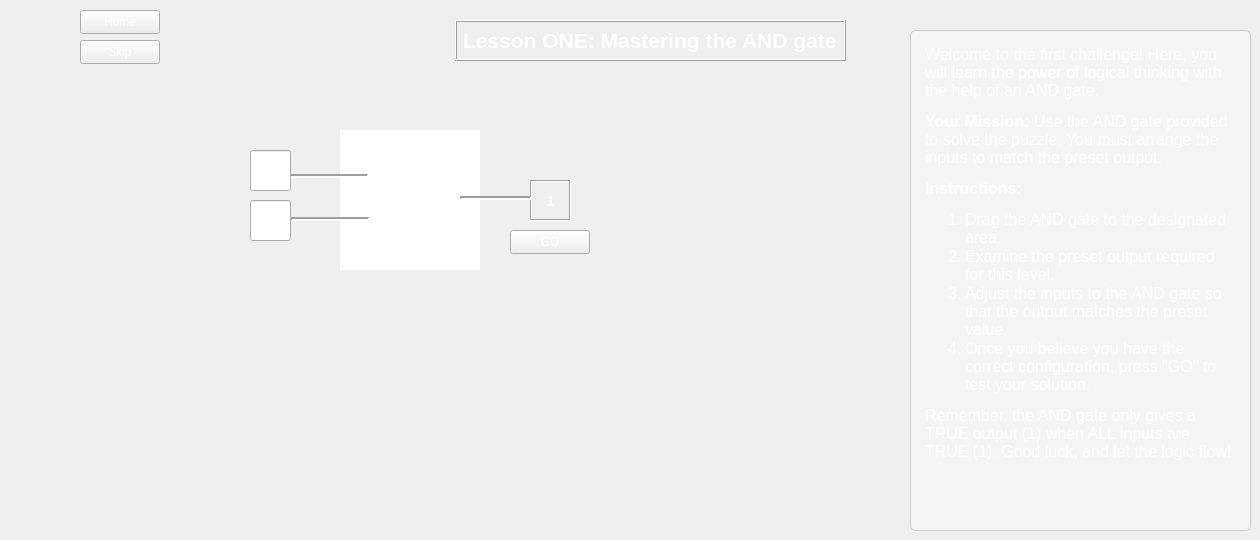
   <widget class="QWidget" name="level1">
    <property name="styleSheet">
     <string notr="true">color: white;</string>
    </property>
    <widget class="QLabel" name="label_2">
     <property name="geometry">
      <rect>
       <x>455</x>
       <y>20</y>
       <width>391</width>
       <height>41</height>
      </rect>
     </property>
     <property name="font">
      <font>
       <pointsize>16</pointsize>
       <bold>true</bold>
      </font>
     </property>
     <property name="styleSheet">
      <string notr="true">text: center;
text-size: 50px; </string>
     </property>
     <property name="frameShape">
      <enum>QFrame::Box</enum>
     </property>
     <property name="frameShadow">
      <enum>QFrame::Raised</enum>
     </property>
     <property name="text">
      <string>Lesson ONE: Mastering the AND gate</string>
     </property>
     <property name="textFormat">
      <enum>Qt::MarkdownText</enum>
     </property>
    </widget>
    <widget class="QPushButton" name="goButtonLevelOne">
     <property name="geometry">
      <rect>
       <x>510</x>
       <y>230</y>
       <width>80</width>
       <height>24</height>
      </rect>
     </property>
     <property name="text">
      <string>GO</string>
     </property>
    </widget>
    <widget class="CustomLineEdit" name="levelOneInput1">
     <property name="geometry">
      <rect>
       <x>250</x>
       <y>150</y>
       <width>41</width>
       <height>41</height>
      </rect>
     </property>
     <property name="alignment">
      <set>Qt::AlignCenter</set>
     </property>
    </widget>
    <widget class="CustomLineEdit" name="levelOneInput2">
     <property name="geometry">
      <rect>
       <x>250</x>
       <y>200</y>
       <width>41</width>
       <height>41</height>
      </rect>
     </property>
     <property name="alignment">
      <set>Qt::AlignCenter</set>
     </property>
    </widget>
    <widget class="QLabel" name="label">
     <property name="geometry">
      <rect>
       <x>530</x>
       <y>180</y>
       <width>41</width>
       <height>41</height>
      </rect>
     </property>
     <property name="font">
      <font>
       <pointsize>11</pointsize>
       <bold>true</bold>
      </font>
     </property>
     <property name="styleSheet">
      <string notr="true">border-color: rgb(255, 255, 255);
color: rgb(255, 255, 255);</string>
     </property>
     <property name="frameShape">
      <enum>QFrame::Box</enum>
     </property>
     <property name="frameShadow">
      <enum>QFrame::Sunken</enum>
     </property>
     <property name="text">
      <string>1</string>
     </property>
     <property name="alignment">
      <set>Qt::AlignCenter</set>
     </property>
    </widget>
    <widget class="Line" name="line">
     <property name="geometry">
      <rect>
       <x>290</x>
       <y>168</y>
       <width>78</width>
       <height>16</height>
      </rect>
     </property>
     <property name="frameShadow">
      <enum>QFrame::Sunken</enum>
     </property>
     <property name="lineWidth">
      <number>2</number>
     </property>
     <property name="orientation">
      <enum>Qt::Horizontal</enum>
     </property>
    </widget>
    <widget class="Line" name="line_2">
     <property name="geometry">
      <rect>
       <x>291</x>
       <y>211</y>
       <width>78</width>
       <height>16</height>
      </rect>
     </property>
     <property name="frameShadow">
      <enum>QFrame::Sunken</enum>
     </property>
     <property name="lineWidth">
      <number>2</number>
     </property>
     <property name="orientation">
      <enum>Qt::Horizontal</enum>
     </property>
    </widget>
    <widget class="QPushButton" name="homeButton">
     <property name="geometry">
      <rect>
       <x>80</x>
       <y>10</y>
       <width>80</width>
       <height>24</height>
      </rect>
     </property>
     <property name="text">
      <string>Home</string>
     </property>
    </widget>
    <widget class="QPushButton" name="skipButton">
     <property name="geometry">
      <rect>
       <x>80</x>
       <y>40</y>
       <width>80</width>
       <height>24</height>
      </rect>
     </property>
     <property name="text">
      <string>Skip</string>
     </property>
    </widget>
    <widget class="Custom_GraphicsView" name="gateOneLevel1">
     <property name="geometry">
      <rect>
       <x>340</x>
       <y>130</y>
       <width>140</width>
       <height>140</height>
      </rect>
     </property>
     <property name="frameShape">
      <enum>QFrame::NoFrame</enum>
     </property>
     <property name="lineWidth">
      <number>1</number>
     </property>
    </widget>
    <widget class="Line" name="line_3">
     <property name="geometry">
      <rect>
       <x>460</x>
       <y>190</y>
       <width>71</width>
       <height>16</height>
      </rect>
     </property>
     <property name="frameShadow">
      <enum>QFrame::Sunken</enum>
     </property>
     <property name="lineWidth">
      <number>2</number>
     </property>
     <property name="orientation">
      <enum>Qt::Horizontal</enum>
     </property>
    </widget>
    <widget class="QTextBrowser" name="textBrowser">
     <property name="geometry">
      <rect>
       <x>910</x>
       <y>30</y>
       <width>341</width>
       <height>501</height>
      </rect>
     </property>
     <property name="styleSheet">
      <string notr="true">QTextBrowser {
  background-color: #f5f5f5; /* Light grey background */
  color: #333333; /* Dark grey text */
  border: 1px solid #cccccc; /* Light grey border */
  border-radius: 5px; /* Rounded corners */
  padding: 10px; /* Spacing between text and border */
  font-family: 'Segoe UI'; /* Modern font */
  font-size: 12pt; /* Font size */
}

QTextBrowser::hover {
  border-color: #a0a0a0; /* Darker border on hover */
}

QTextBrowser QScrollBar:vertical {
  border: none;
  background: #e0e0e0; /* Scrollbar track color */
  width: 10px; /* Width of the scrollbar */
  margin: 10px 0 10px 0; /* Top and bottom margin */
  border-radius: 4px; /* Rounded corners for scrollbar */
}

QTextBrowser QScrollBar::handle:vertical {
  background: #a5d6a7; /* Color of the scrollbar handle */
  min-height: 20px; /* Minimum handle size */
  border-radius: 4px; /* Rounded corners for handle */
}

QTextBrowser QScrollBar::handle:vertical:hover {
  background: #81c784; /* Scrollbar handle color when hovered */
}

QTextBrowser QScrollBar::add-line:vertical,
QTextBrowser QScrollBar::sub-line:vertical {
  border: none;
  background: none; /* No arrows at the top and bottom */
}

QTextBrowser QScrollBar::add-page:vertical,
QTextBrowser QScrollBar::sub-page:vertical {
  background: none; /* No background for the area between handle and buttons */
}</string>
     </property>
     <property name="html">
      <string>&lt;!DOCTYPE HTML PUBLIC &quot;-//W3C//DTD HTML 4.0//EN&quot; &quot;http://www.w3.org/TR/REC-html40/strict.dtd&quot;&gt;
&lt;html&gt;&lt;head&gt;&lt;meta name=&quot;qrichtext&quot; content=&quot;1&quot; /&gt;&lt;meta charset=&quot;utf-8&quot; /&gt;&lt;style type=&quot;text/css&quot;&gt;
p, li { white-space: pre-wrap; }
hr { height: 1px; border-width: 0; }
li.unchecked::marker { content: &quot;\2610&quot;; }
li.checked::marker { content: &quot;\2612&quot;; }
&lt;/style&gt;&lt;/head&gt;&lt;body style=&quot; font-family:'Segoe UI'; font-size:12pt; font-weight:400; font-style:normal;&quot;&gt;
&lt;p style=&quot; margin-top:12px; margin-bottom:12px; margin-left:0px; margin-right:0px; -qt-block-indent:0; text-indent:0px;&quot;&gt;&lt;span style=&quot; color:#ffffff;&quot;&gt;Welcome to the first challenge! Here, you will learn the power of logical thinking with the help of an AND gate.&lt;/span&gt;&lt;/p&gt;
&lt;p style=&quot; margin-top:12px; margin-bottom:12px; margin-left:0px; margin-right:0px; -qt-block-indent:0; text-indent:0px;&quot;&gt;&lt;span style=&quot; font-weight:700; color:#ffffff;&quot;&gt;Your Mission:&lt;/span&gt;&lt;span style=&quot; color:#ffffff;&quot;&gt; Use the AND gate provided to solve the puzzle. You must arrange the inputs to match the preset output.&lt;/span&gt;&lt;/p&gt;
&lt;p style=&quot; margin-top:12px; margin-bottom:12px; margin-left:0px; margin-right:0px; -qt-block-indent:0; text-indent:0px;&quot;&gt;&lt;span style=&quot; font-weight:700; color:#ffffff;&quot;&gt;Instructions:&lt;/span&gt;&lt;/p&gt;
&lt;ol style=&quot;margin-top: 0px; margin-bottom: 0px; margin-left: 0px; margin-right: 0px; -qt-list-indent: 1;&quot;&gt;
&lt;li style=&quot; color:#ffffff;&quot; style=&quot; margin-top:12px; margin-bottom:0px; margin-left:0px; margin-right:0px; -qt-block-indent:0; text-indent:0px;&quot;&gt;Drag the AND gate to the designated area.&lt;/li&gt;
&lt;li style=&quot; color:#ffffff;&quot; style=&quot; margin-top:0px; margin-bottom:0px; margin-left:0px; margin-right:0px; -qt-block-indent:0; text-indent:0px;&quot;&gt;Examine the preset output required for this level.&lt;/li&gt;
&lt;li style=&quot; color:#ffffff;&quot; style=&quot; margin-top:0px; margin-bottom:0px; margin-left:0px; margin-right:0px; -qt-block-indent:0; text-indent:0px;&quot;&gt;Adjust the inputs to the AND gate so that the output matches the preset value.&lt;/li&gt;
&lt;li style=&quot; color:#ffffff;&quot; style=&quot; margin-top:0px; margin-bottom:12px; margin-left:0px; margin-right:0px; -qt-block-indent:0; text-indent:0px;&quot;&gt;Once you believe you have the correct configuration, press &amp;quot;GO&amp;quot; to test your solution.&lt;/li&gt;&lt;/ol&gt;
&lt;p style=&quot; margin-top:12px; margin-bottom:12px; margin-left:0px; margin-right:0px; -qt-block-indent:0; text-indent:0px;&quot;&gt;&lt;span style=&quot; color:#ffffff;&quot;&gt;Remember, the AND gate only gives a TRUE output (1) when ALL inputs are TRUE (1). Good luck, and let the logic flow!&lt;/span&gt;&lt;/p&gt;&lt;/body&gt;&lt;/html&gt;</string>
     </property>
    </widget>
    <zorder>label_2</zorder>
    <zorder>goButtonLevelOne</zorder>
    <zorder>levelOneInput1</zorder>
    <zorder>levelOneInput2</zorder>
    <zorder>label</zorder>
    <zorder>homeButton</zorder>
    <zorder>skipButton</zorder>
    <zorder>gateOneLevel1</zorder>
    <zorder>line_3</zorder>
    <zorder>line</zorder>
    <zorder>line_2</zorder>
    <zorder>textBrowser</zorder>
   </widget>
